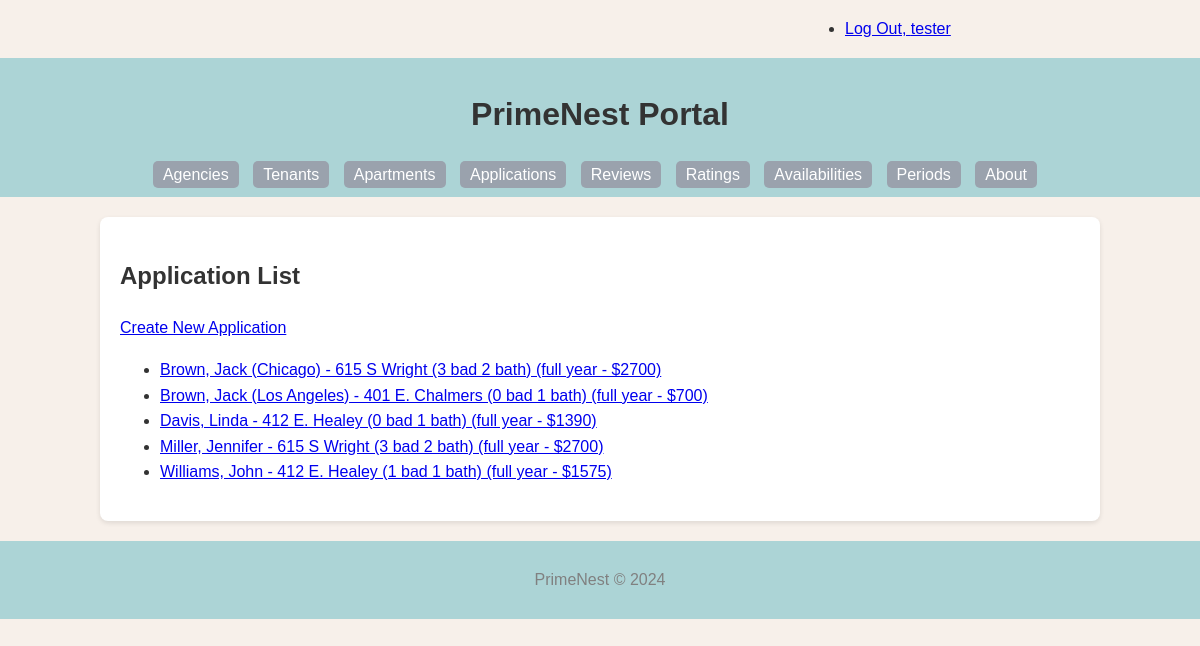
Page /application/ (signed in) on the committed database.
### PrimeNest/models.py (models this page shows, shortened)
class Application(models.Model):
    app_id = models.AutoField(primary_key=True)
    status = models.CharField(max_length=255)
    availability = models.ForeignKey('Availability', related_name='applications', on_delete=models.CASCADE)
    tenant = models.ForeignKey(Tenant, related_name='applications', on_delete=models.CASCADE)
    def __str__(self):
        if self.tenant.disambiguator == '':
            return '%s, %s - %s (%s bad %s bath) (%s - $%s)' % (
                self.tenant.last_name,
                self.tenant.first_name,
                self.availability.apartment.address,
                self.availability.apartment.bedroom,
                self.availability.apartment.bathroom,
                self.availability.period.description,
                int(self.availability.price)
            )
        else:
            return '%s, %s (%s) - %s (%s bad %s bath) (%s - $%s)' % (
                self.tenant.last_name,
                self.tenant.first_name,
                self.tenant.disambiguator,
                self.availability.apartment.address,
                self.availability.apartment.bedroom,
                self.availability.apartment.bathroom,
                self.availability.period.description,
                int(self.availability.price)
            )
    def get_absolute_url(self):
        return reverse('primenest_application_detail_urlpattern',
                       kwargs={'pk': self.pk}
                       )
    class Meta:
        verbose_name = _("Application")
        verbose_name_plural = _("Applications")
        ordering = ['app_id']

class Tenant(models.Model):
    tenant_id = models.AutoField(primary_key=True)
    first_name = models.CharField(max_length=255)
    last_name = models.CharField(max_length=255)
    disambiguator = models.CharField(max_length=255, blank=True, default='')
    phone = models.CharField(max_length=20, blank=True)
    class Meta:
        verbose_name = _("Tenant")
        verbose_name_plural = _("Tenants")
        ordering = ['last_name', 'first_name']
        constraints = [
            models.UniqueConstraint(fields=['last_name', 'first_name', 'disambiguator'], name='unique_tenant')
        ]

class Availability(models.Model):
    ava_id = models.AutoField(primary_key=True)
    price = models.DecimalField(max_digits=10, decimal_places=2)
    period = models.ForeignKey(Period, related_name='availabilities', on_delete=models.CASCADE)
    apartment = models.ForeignKey(Apartment, related_name='availabilities', on_delete=models.CASCADE)
    is_sold_out = models.BooleanField(default=False)
    class Meta:
        verbose_name = _("Availability")
        verbose_name_plural = _("Availabilities")
        ordering = ['price']

class Apartment(models.Model):
    apt_id = models.AutoField(primary_key=True)
    address = models.CharField(max_length=255, blank=True)
    bedroom = models.IntegerField(blank=True, null=True)
    bathroom = models.IntegerField(blank=True, null=True)
    link = models.URLField(blank=True)
    is_studio = models.BooleanField(default=False)
    description = models.TextField(blank=True)
    agency = models.ForeignKey(Agency, related_name='apartments', on_delete=models.CASCADE)
    class Meta:
        verbose_name = _("Apartment")
        verbose_name_plural = _("Apartments")
        ordering = ['apt_id']

class Period(models.Model):
    period_id = models.AutoField(primary_key=True)
    start_date = models.DateTimeField()
    end_date = models.DateTimeField()
    description = models.TextField(blank=True)
    class Meta:
        verbose_name = _("Period")
        verbose_name_plural = _("Periods")
        ordering = ['start_date']

### PrimeNest/views.py (the view)
class ApplicationList(LoginRequiredMixin, PermissionRequiredMixin, ListView):
    model = Application
    permission_required = 'PrimeNest.view_application'

### PrimeNest/templates/PrimeNest/application_list.html (shortened to what this page needs)
{% extends 'PrimeNest/base.html' %}
{% block content %}
    <h2>Application List</h2>
    {% if perms.PrimeNest.add_application %}
        <div>
            <a href="{% url 'primenest_application_create_urlpattern' %}" class="button button-primary">
                Create New Application
            </a>
        </div>
    {% endif %}
    <ul>
        {% for application in application_list %}
            <li>
                <a href="{{ application.get_absolute_url }}">{{ application }}</a>
            </li>
        {% empty %}
            <li><em>There are currently no applications available.</em></li>
        {% endfor %}
    </ul>
{% endblock %}

### PrimeNest/templates/PrimeNest/base.html (shortened to what this page needs)
{% load static %}
<!DOCTYPE html>
<html lang="en">
<head>
    <link rel="stylesheet" href="{% static 'PrimeNest/style.css' %}">
</head>
<body>
    <div class="status row">
        <div class="offset-by-eight four columns">
            <ul class="inline">
                {% if user.is_authenticated %}
                    <li><a href="{% url 'logout_urlpattern' %}">
                        Log Out, {{ user.get_username }}</a></li>
                {% else %}
                    <li><a href="{% url 'login_urlpattern' %}">
                        Log In</a></li>
                {% endif %}
            </ul>
        </div>
    </div>
    <header>
        <h1>PrimeNest Portal</h1>
        <nav>
            <ul>
                <li><a href="{% url 'primenest_agency_list_urlpattern' %}">Agencies</a></li>
                <li><a href="{% url 'primenest_tenant_list_urlpattern' %}">Tenants</a></li>
                <li><a href="{% url 'primenest_apartment_list_urlpattern' %}">Apartments</a></li>
                <li><a href="{% url 'primenest_application_list_urlpattern' %}">Applications</a></li>
                <li><a href="{% url 'primenest_review_list_urlpattern' %}">Reviews</a></li>
                <li><a href="{% url 'primenest_rating_list_urlpattern' %}">Ratings</a></li>
                <li><a href="{% url 'primenest_availability_list_urlpattern' %}">Availabilities</a></li>
                <li><a href="{% url 'primenest_period_list_urlpattern' %}">Periods</a></li>
                <li><a href="{% url 'about_urlpattern' %}">About</a></li>
            </ul>
        </nav>
    </header>
    <main>
        {% block content %}
        {% endblock %}
    </main>
    <footer>
        <p>PrimeNest © 2024</p>
    </footer>
</body>
</html>

### PrimeNest/static/PrimeNest/style.css (style rules this page uses)
body { font-family: Arial, sans-serif; line-height: 1.6; margin: 0; padding: 0; background: #F7F0EA; color: #333; }
header { background: #ACD4D6; color: #fff; padding: 10px 0; text-align: center; }
nav ul { list-style: none; padding: 0; margin: 0; }
nav ul li { display: inline; margin-right: 10px; }
nav ul li a { color: white; text-decoration: none; padding: 5px 10px; background-color: #9AA2AD; border-radius: 5px; }
main { padding: 20px; background: white; width: 80%; margin: 20px auto; box-shadow: 0 2px 5px rgba(0,0,0,0.1); border-radius: 8px; }
footer { text-align: center; padding: 10px 0; background: #ACD4D6; color: gray; }
h1, h2 { color: #333; }
.row { display: flex; flex-wrap: wrap; margin-right: -15px; margin-left: -15px; }
.four.columns { flex: 0 0 33.33333%; max-width: 33.33333%; }
.offset-by-eight { margin-left: 66.66667%; }

### rows in the picture
Application: tenant+availability "Brown, Jack (Chicago) - 615 S Wright (3 bad 2 bath) (full year - $2700)"
Application: tenant+availability "Brown, Jack (Los Angeles) - 401 E. Chalmers (0 bad 1 bath) (full year - $700)"
Application: tenant+availability "Davis, Linda - 412 E. Healey (0 bad 1 bath) (full year - $1390)"
Application: tenant+availability "Miller, Jennifer - 615 S Wright (3 bad 2 bath) (full year - $2700)"
Application: tenant+availability "Williams, John - 412 E. Healey (1 bad 1 bath) (full year - $1575)"

### other values in the picture
{{ user.get_username }} "tester"
